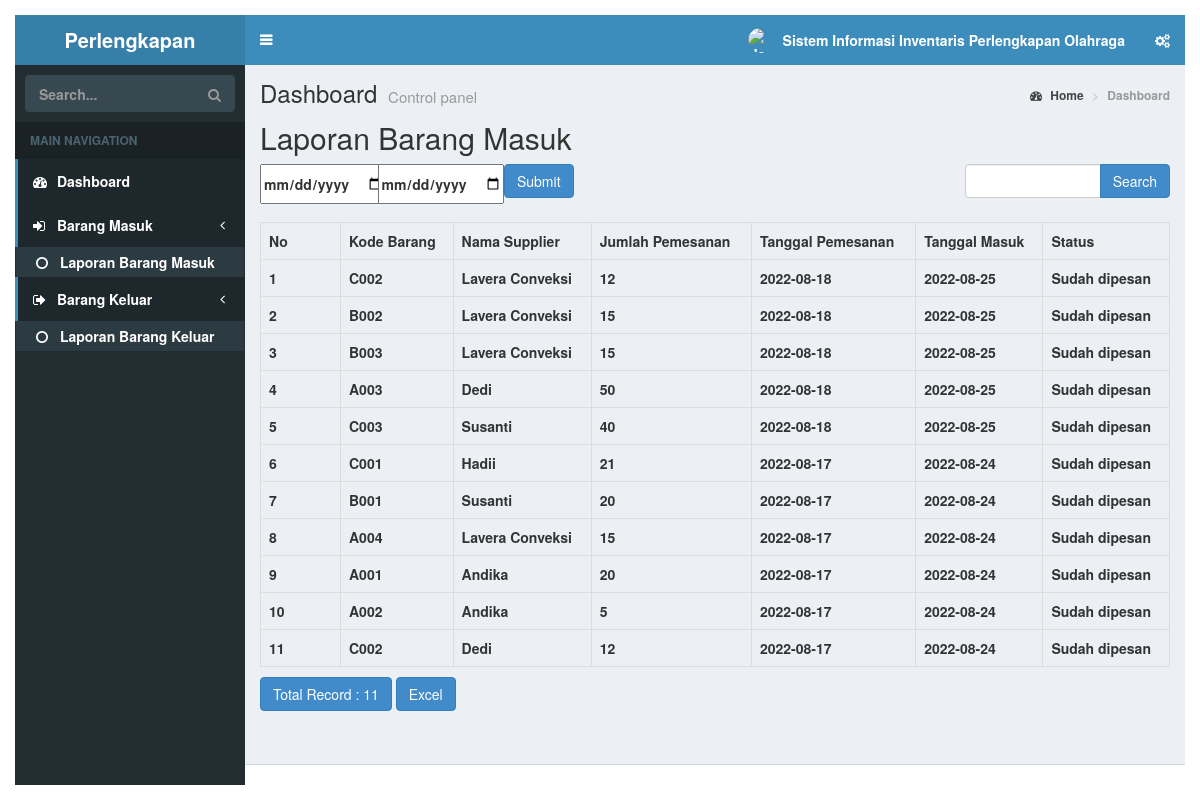
/index.php/transaksi, run on the app's committed database.
### tables this page shows
CREATE TABLE `barang_masuk` (
  `id_transaksi` int(11) NOT NULL,
  `kode_barang` varchar(11) NOT NULL,
  `nama_supplier` varchar(50) NOT NULL,
  `jumlah` int(11) NOT NULL,
  `tanggal_pemesanan` date NOT NULL DEFAULT current_timestamp(),
  `tanggal_masuk` date NOT NULL,
  `status` enum('Belum dipesan','Sudah dipesan') NOT NULL DEFAULT 'Sudah dipesan'
);

### application/controllers/Transaksi.php (called while the page is built, shortened)
<?php
class Transaksi extends CI_Controller
{
    function __construct()
    {
        $this->load->model(array('MTransaksi','MSupplier','MStok_barang'));
        $this->load->library('form_validation');
    }
    public function index()
    {
        $q = urldecode($this->input->get('q', TRUE));
        $start = intval($this->input->get('start'));
        if ($q <> '') {
            $config['base_url'] = base_url() . 'transaksi/index.html/?q=' . urlencode($q);
            $config['first_url'] = base_url() . 'transaksi/index.html/?q=' . urlencode($q);
        } else {
            $config['base_url'] = base_url() . 'transaksi/index.html';
            $config['first_url'] = base_url() . 'transaksi/index.html';
        }
        $config['per_page'] = 100;
        $config['page_query_string'] = TRUE;
        if(isset($_POST['dateawal'])){
            $tanggal_awal=$this->input->post("dateawal");
            $tanggal_akhir=$this->input->post("dateakhir");
            $config['total_rows'] = $this->MTransaksi->total_rows_filter($q,$tanggal_awal,$tanggal_akhir);
            $transaksi = $this->MTransaksi->get_limit_data_filter($config['per_page'], $start, $q,$tanggal_awal,$tanggal_akhir);
        }else{
            $config['total_rows'] = $this->MTransaksi->total_rows($q);
            $transaksi = $this->MTransaksi->get_limit_data($config['per_page'], $start, $q);
        }
        $this->load->library('pagination');
        $this->pagination->initialize($config);
        $data = array(
            'transaksi_data' => $transaksi,
            'q' => $q,
            'pagination' => $this->pagination->create_links(),
            'total_rows' => $config['total_rows'],
            'start' => $start,
        );
        $data['page'] = 'transaksi/transaksi_list';
        $this->load->view('tamplate', $data);
    }
}

### index.php (called while the page is built, shortened)
<?php
require_once BASEPATH.'core/CodeIgniter.php';

### application/config/config.php (called while the page is built, shortened)
<?php
$config['base_url'] = '';
$config['index_page'] = 'index.php';
$config['uri_protocol']	= 'REQUEST_URI';
$config['url_suffix'] = '';
$config['language']	= 'english';
$config['charset'] = 'UTF-8';
$config['enable_hooks'] = FALSE;
$config['subclass_prefix'] = 'MY_';
$config['composer_autoload'] = FALSE;
$config['permitted_uri_chars'] = 'a-z 0-9~%.:_\-';
$config['enable_query_strings'] = FALSE;
$config['controller_trigger'] = 'c';
$config['function_trigger'] = 'm';
$config['directory_trigger'] = 'd';
$config['allow_get_array'] = TRUE;
$config['log_threshold'] = 0;
$config['log_path'] = '';
$config['log_file_extension'] = '';
$config['log_file_permissions'] = 0644;
$config['log_date_format'] = 'Y-m-d H:i:s';
$config['error_views_path'] = '';
$config['cache_path'] = '';
$config['cache_query_string'] = FALSE;
$config['encryption_key'] = '';
$config['sess_driver'] = 'files';
$config['sess_cookie_name'] = 'ci_session';
$config['sess_samesite'] = 'Lax';
$config['sess_expiration'] = 7200;
$config['sess_save_path'] = NULL;
$config['sess_match_ip'] = FALSE;
$config['sess_time_to_update'] = 300;
$config['sess_regenerate_destroy'] = FALSE;
$config['cookie_prefix']	= '';
$config['cookie_domain']	= '';
$config['cookie_path']		= '/';
$config['cookie_secure']	= FALSE;
$config['cookie_httponly'] 	= FALSE;
$config['cookie_samesite'] 	= 'Lax';
$config['standardize_newlines'] = FALSE;
$config['global_xss_filtering'] = FALSE;
$config['csrf_protection'] = FALSE;
$config['csrf_token_name'] = 'csrf_test_name';
$config['csrf_cookie_name'] = 'csrf_cookie_name';
$config['csrf_expire'] = 7200;
$config['csrf_regenerate'] = TRUE;
$config['csrf_exclude_uris'] = array();
$config['compress_output'] = FALSE;
$config['time_reference'] = 'local';
$config['rewrite_short_tags'] = FALSE;
$config['proxy_ips'] = '';

### application/models/MTransaksi.php (called while the page is built, shortened)
<?php
class MTransaksi extends CI_Model
{
    public $table = 'barang_masuk';
    public $id = 'id_transaksi';
    public $order = 'DESC';
    function total_rows($q = NULL) {
        $this->db->like('id_transaksi', $q);
	$this->db->or_like('kode_barang', $q);
	$this->db->or_like('nama_supplier', $q);
	$this->db->or_like('jumlah', $q);
	$this->db->or_like('tanggal_pemesanan', $q);
	$this->db->or_like('tanggal_masuk', $q);
	$this->db->or_like('status', $q);
	$this->db->from($this->table);
        return $this->db->count_all_results();
    }
    function get_limit_data($limit, $start = 0, $q = NULL) {
        $this->db->order_by($this->id, $this->order);
        $this->db->like('id_transaksi', $q);
	$this->db->or_like('kode_barang', $q);
	$this->db->or_like('nama_supplier', $q);
	$this->db->or_like('jumlah', $q);
	$this->db->or_like('tanggal_pemesanan', $q);
	$this->db->or_like('tanggal_masuk', $q);
	$this->db->or_like('status', $q);
	$this->db->limit($limit, $start);
        return $this->db->get($this->table)->result();
    }
}

### application/views/transaksi/transaksi_list.php (the view, shortened to what this page needs)
<!doctype html>
<html>
    <head>
        <link rel="stylesheet" href="<?php echo base_url('assets/bootstrap/css/bootstrap.min.css') ?>"/>
    </head>
    <body>
        <h2 style="margin-top:0px">Laporan Barang Masuk</h2>
        <div class="row" style="margin-bottom: 10px">
            <div class="col-md-9 text-center">
           <div class="row">
           <form action="" method="POST" >
                <div class="col-md-2">
            <input type="date"   name="dateawal">
            </div>
            <div class="col-md-2">
            <input type="date"   name="dateakhir">
            </div>
            <div class="col-md-2">
                <button class="btn btn-primary">Submit</button>
            </div>
        </form>
           </div>
            </div>
            <div class="col-md-3 text-right">
                <form action="<?php echo site_url('transaksi/index'); ?>" class="form-inline" method="get">
                    <div class="input-group">
                        <input type="text" class="form-control" name="q" value="<?php echo $q; ?>">
                        <span class="input-group-btn">
                          <button class="btn btn-primary" type="submit">Search</button>
                        </span>
                    </div>
                </form>
            </div>
        </div>
        <table class="table table-bordered" style="margin-bottom: 10px">
            <tr>
                <th>No</th>
		<th>Kode Barang</th>
		<th>Nama Supplier</th>
		<th>Jumlah Pemesanan</th>
		<th>Tanggal Pemesanan</th>
		<th>Tanggal Masuk</th>
		<th>Status</th>
            </tr><?php
            foreach ($transaksi_data as $transaksi)
            {
                ?>
                <tr>
			<td width="80px"><?php echo ++$start ?></td>
			<td><?php echo $transaksi->kode_barang ?></td>
			<td><?php echo $transaksi->nama_supplier ?></td>
			<td><?php echo $transaksi->jumlah ?></td>
			<td><?php echo $transaksi->tanggal_pemesanan ?></td>
			<td><?php echo $transaksi->tanggal_masuk ?></td>
			<td><?php echo $transaksi->status ?></td>
		</tr>
                <?php
            }
            ?>
        </table>
        <div class="row">
            <div class="col-md-6">
                <a href="#" class="btn btn-primary">Total Record : <?php echo $total_rows ?></a>
		<?php echo anchor(site_url('transaksi/excel'), 'Excel', 'class="btn btn-primary"'); ?>
	    </div>
            <div class="col-md-6 text-right">
            </div>
        </div>
    </body>
</html>

### application/views/transaksi/transaksi_list.php (style rules this page uses)
body { padding: 15px; }

### data on the page
barang_masuk: kode_barang "C002", nama_supplier "Lavera Conveksi", jumlah "12", tanggal_pemesanan "2022-08-18", tanggal_masuk "2022-08-25", status "Sudah dipesan"
barang_masuk: kode_barang "B002", nama_supplier "Lavera Conveksi", jumlah "15", tanggal_pemesanan "2022-08-18", tanggal_masuk "2022-08-25", status "Sudah dipesan"
barang_masuk: kode_barang "B003", nama_supplier "Lavera Conveksi", jumlah "15", tanggal_pemesanan "2022-08-18", tanggal_masuk "2022-08-25", status "Sudah dipesan"
barang_masuk: kode_barang "A003", nama_supplier "Dedi", jumlah "50", tanggal_pemesanan "2022-08-18", tanggal_masuk "2022-08-25", status "Sudah dipesan"
barang_masuk: kode_barang "C003", nama_supplier "Susanti", jumlah "40", tanggal_pemesanan "2022-08-18", tanggal_masuk "2022-08-25", status "Sudah dipesan"
barang_masuk: kode_barang "C001", nama_supplier "Hadii", jumlah "21", tanggal_pemesanan "2022-08-17", tanggal_masuk "2022-08-24", status "Sudah dipesan"
barang_masuk: kode_barang "B001", nama_supplier "Susanti", jumlah "20", tanggal_pemesanan "2022-08-17", tanggal_masuk "2022-08-24", status "Sudah dipesan"
barang_masuk: kode_barang "A004", nama_supplier "Lavera Conveksi", jumlah "15", tanggal_pemesanan "2022-08-17", tanggal_masuk "2022-08-24", status "Sudah dipesan"
barang_masuk: kode_barang "A001", nama_supplier "Andika", jumlah "20", tanggal_pemesanan "2022-08-17", tanggal_masuk "2022-08-24", status "Sudah dipesan"
barang_masuk: kode_barang "A002", nama_supplier "Andika", jumlah "5", tanggal_pemesanan "2022-08-17", tanggal_masuk "2022-08-24", status "Sudah dipesan"
barang_masuk: kode_barang "C002", nama_supplier "Dedi", jumlah "12", tanggal_pemesanan "2022-08-17", tanggal_masuk "2022-08-24", status "Sudah dipesan"

### other printed values
$total_rows "11"
